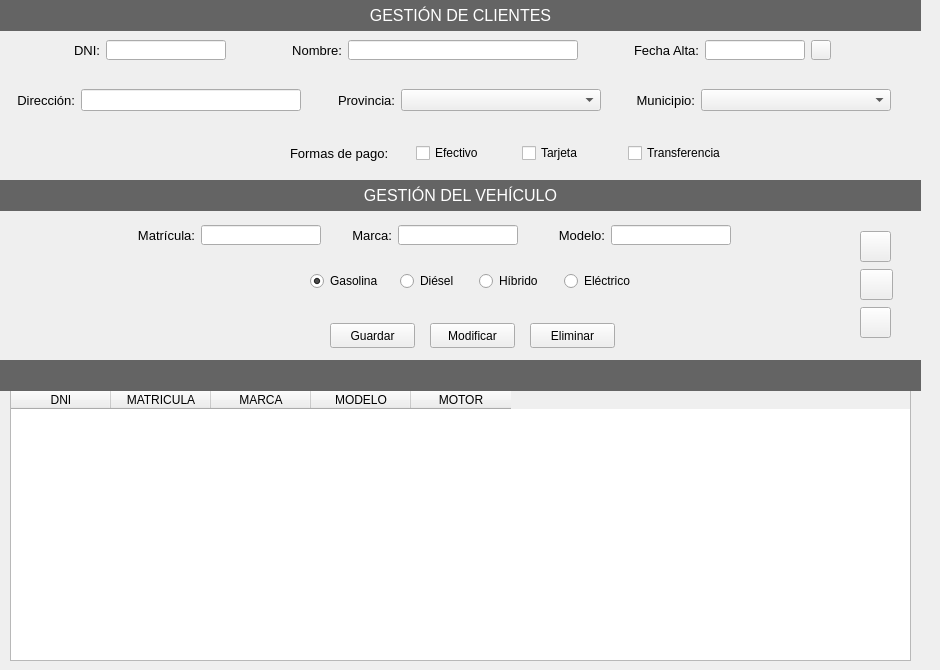
    <widget class="QWidget" name="tab_1">
     <attribute name="title">
      <string>Clientes</string>
     </attribute>
     <widget class="QWidget" name="layoutWidget_3">
      <property name="geometry">
       <rect>
        <x>10</x>
        <y>80</y>
        <width>881</width>
        <height>41</height>
       </rect>
      </property>
      <layout class="QHBoxLayout" name="horizontalLayout_2">
       <item>
        <widget class="QLabel" name="lblDirCli">
         <property name="minimumSize">
          <size>
           <width>65</width>
           <height>20</height>
          </size>
         </property>
         <property name="maximumSize">
          <size>
           <width>65</width>
           <height>20</height>
          </size>
         </property>
         <property name="font">
          <font>
           <family>MS Shell Dlg 2</family>
           <pointsize>10</pointsize>
           <weight>62</weight>
           <italic>false</italic>
           <bold>true</bold>
          </font>
         </property>
         <property name="styleSheet">
          <string notr="true">font: 500 10pt &quot;MS Shell Dlg 2&quot;;</string>
         </property>
         <property name="text">
          <string>Dirección:</string>
         </property>
         <property name="alignment">
          <set>Qt::AlignRight|Qt::AlignTrailing|Qt::AlignVCenter</set>
         </property>
        </widget>
       </item>
       <item>
        <widget class="QLineEdit" name="txtDirCli">
         <property name="minimumSize">
          <size>
           <width>220</width>
           <height>0</height>
          </size>
         </property>
        </widget>
       </item>
       <item>
        <spacer name="horizontalSpacer_4">
         <property name="orientation">
          <enum>Qt::Horizontal</enum>
         </property>
         <property name="sizeHint" stdset="0">
          <size>
           <width>40</width>
           <height>20</height>
          </size>
         </property>
        </spacer>
       </item>
       <item>
        <widget class="QLabel" name="lblProvCli">
         <property name="minimumSize">
          <size>
           <width>65</width>
           <height>20</height>
          </size>
         </property>
         <property name="maximumSize">
          <size>
           <width>65</width>
           <height>20</height>
          </size>
         </property>
         <property name="font">
          <font>
           <family>MS Shell Dlg 2</family>
           <pointsize>10</pointsize>
           <weight>62</weight>
           <italic>false</italic>
           <bold>true</bold>
          </font>
         </property>
         <property name="styleSheet">
          <string notr="true">font: 500 10pt &quot;MS Shell Dlg 2&quot;;</string>
         </property>
         <property name="text">
          <string>Provincia:</string>
         </property>
         <property name="alignment">
          <set>Qt::AlignRight|Qt::AlignTrailing|Qt::AlignVCenter</set>
         </property>
        </widget>
       </item>
       <item>
        <widget class="QComboBox" name="cmbProCli">
         <property name="minimumSize">
          <size>
           <width>200</width>
           <height>22</height>
          </size>
         </property>
         <property name="maximumSize">
          <size>
           <width>16777215</width>
           <height>22</height>
          </size>
         </property>
        </widget>
       </item>
       <item>
        <spacer name="horizontalSpacer_5">
         <property name="orientation">
          <enum>Qt::Horizontal</enum>
         </property>
         <property name="sizeHint" stdset="0">
          <size>
           <width>40</width>
           <height>20</height>
          </size>
         </property>
        </spacer>
       </item>
       <item>
        <widget class="QLabel" name="lblMunicCli">
         <property name="minimumSize">
          <size>
           <width>65</width>
           <height>20</height>
          </size>
         </property>
         <property name="maximumSize">
          <size>
           <width>65</width>
           <height>20</height>
          </size>
         </property>
         <property name="font">
          <font>
           <family>MS Shell Dlg 2</family>
           <pointsize>10</pointsize>
           <weight>62</weight>
           <italic>false</italic>
           <bold>true</bold>
          </font>
         </property>
         <property name="styleSheet">
          <string notr="true">font: 500 10pt &quot;MS Shell Dlg 2&quot;;</string>
         </property>
         <property name="text">
          <string>Municipio:</string>
         </property>
         <property name="alignment">
          <set>Qt::AlignRight|Qt::AlignTrailing|Qt::AlignVCenter</set>
         </property>
        </widget>
       </item>
       <item>
        <widget class="QComboBox" name="cmbMuniCli">
         <property name="minimumSize">
          <size>
           <width>190</width>
           <height>22</height>
          </size>
         </property>
         <property name="maximumSize">
          <size>
           <width>180</width>
           <height>22</height>
          </size>
         </property>
        </widget>
       </item>
      </layout>
     </widget>
     <widget class="QTableWidget" name="tabClientes">
      <property name="enabled">
       <bool>true</bool>
      </property>
      <property name="geometry">
       <rect>
        <x>10</x>
        <y>390</y>
        <width>901</width>
        <height>271</height>
       </rect>
      </property>
      <property name="editTriggers">
       <set>QAbstractItemView::NoEditTriggers</set>
      </property>
      <property name="alternatingRowColors">
       <bool>true</bool>
      </property>
      <property name="selectionBehavior">
       <enum>QAbstractItemView::SelectRows</enum>
      </property>
      <attribute name="horizontalHeaderCascadingSectionResizes">
       <bool>false</bool>
      </attribute>
      <attribute name="verticalHeaderVisible">
       <bool>false</bool>
      </attribute>
      <attribute name="verticalHeaderHighlightSections">
       <bool>true</bool>
      </attribute>
      <column>
       <property name="text">
        <string>DNI</string>
       </property>
      </column>
      <column>
       <property name="text">
        <string>MATRICULA</string>
       </property>
      </column>
      <column>
       <property name="text">
        <string>MARCA</string>
       </property>
      </column>
      <column>
       <property name="text">
        <string>MODELO</string>
       </property>
      </column>
      <column>
       <property name="text">
        <string>MOTOR</string>
       </property>
      </column>
     </widget>
     <widget class="QLabel" name="lblTitulo">
      <property name="geometry">
       <rect>
        <x>0</x>
        <y>0</y>
        <width>921</width>
        <height>31</height>
       </rect>
      </property>
      <property name="font">
       <font>
        <family>MS Shell Dlg 2</family>
        <pointsize>12</pointsize>
        <weight>62</weight>
        <italic>false</italic>
        <bold>true</bold>
       </font>
      </property>
      <property name="styleSheet">
       <string notr="true">font: 500 12pt &quot;MS Shell Dlg 2&quot;;
background-color: rgb(100, 100, 100);
color: rgb(255, 255, 255);
</string>
      </property>
      <property name="text">
       <string>GESTIÓN DE CLIENTES</string>
      </property>
      <property name="alignment">
       <set>Qt::AlignCenter</set>
      </property>
     </widget>
     <widget class="QWidget" name="layoutWidget_4">
      <property name="geometry">
       <rect>
        <x>70</x>
        <y>30</y>
        <width>761</width>
        <height>41</height>
       </rect>
      </property>
      <layout class="QHBoxLayout" name="horizontalLayout">
       <item>
        <widget class="QLabel" name="lblDNI">
         <property name="minimumSize">
          <size>
           <width>30</width>
           <height>20</height>
          </size>
         </property>
         <property name="maximumSize">
          <size>
           <width>30</width>
           <height>20</height>
          </size>
         </property>
         <property name="font">
          <font>
           <family>MS Shell Dlg 2</family>
           <pointsize>10</pointsize>
           <weight>62</weight>
           <italic>false</italic>
           <bold>true</bold>
          </font>
         </property>
         <property name="styleSheet">
          <string notr="true">font: 500 10pt &quot;MS Shell Dlg 2&quot;;</string>
         </property>
         <property name="text">
          <string>DNI:</string>
         </property>
         <property name="alignment">
          <set>Qt::AlignRight|Qt::AlignTrailing|Qt::AlignVCenter</set>
         </property>
        </widget>
       </item>
       <item>
        <widget class="QLineEdit" name="txtDniCli">
         <property name="minimumSize">
          <size>
           <width>120</width>
           <height>20</height>
          </size>
         </property>
         <property name="maximumSize">
          <size>
           <width>120</width>
           <height>20</height>
          </size>
         </property>
        </widget>
       </item>
       <item>
        <widget class="QLabel" name="lblValidarDNI">
         <property name="minimumSize">
          <size>
           <width>20</width>
           <height>20</height>
          </size>
         </property>
         <property name="maximumSize">
          <size>
           <width>20</width>
           <height>20</height>
          </size>
         </property>
         <property name="text">
          <string/>
         </property>
        </widget>
       </item>
       <item>
        <spacer name="horizontalSpacer_6">
         <property name="orientation">
          <enum>Qt::Horizontal</enum>
         </property>
         <property name="sizeHint" stdset="0">
          <size>
           <width>40</width>
           <height>20</height>
          </size>
         </property>
        </spacer>
       </item>
       <item>
        <widget class="QLabel" name="lblNombre">
         <property name="font">
          <font>
           <family>MS Shell Dlg 2</family>
           <pointsize>10</pointsize>
           <weight>62</weight>
           <italic>false</italic>
           <bold>true</bold>
          </font>
         </property>
         <property name="styleSheet">
          <string notr="true">font: 500 10pt &quot;MS Shell Dlg 2&quot;;</string>
         </property>
         <property name="text">
          <string>Nombre:</string>
         </property>
         <property name="alignment">
          <set>Qt::AlignRight|Qt::AlignTrailing|Qt::AlignVCenter</set>
         </property>
        </widget>
       </item>
       <item>
        <widget class="QLineEdit" name="txtNombreCli">
         <property name="enabled">
          <bool>true</bool>
         </property>
         <property name="minimumSize">
          <size>
           <width>230</width>
           <height>20</height>
          </size>
         </property>
         <property name="maximumSize">
          <size>
           <width>230</width>
           <height>20</height>
          </size>
         </property>
         <property name="alignment">
          <set>Qt::AlignLeading|Qt::AlignLeft|Qt::AlignVCenter</set>
         </property>
        </widget>
       </item>
       <item>
        <spacer name="horizontalSpacer_7">
         <property name="orientation">
          <enum>Qt::Horizontal</enum>
         </property>
         <property name="sizeHint" stdset="0">
          <size>
           <width>40</width>
           <height>20</height>
          </size>
         </property>
        </spacer>
       </item>
       <item>
        <widget class="QLabel" name="lblFecha">
         <property name="minimumSize">
          <size>
           <width>80</width>
           <height>20</height>
          </size>
         </property>
         <property name="maximumSize">
          <size>
           <width>80</width>
           <height>20</height>
          </size>
         </property>
         <property name="font">
          <font>
           <family>MS Shell Dlg 2</family>
           <pointsize>10</pointsize>
           <weight>62</weight>
           <italic>false</italic>
           <bold>true</bold>
          </font>
         </property>
         <property name="styleSheet">
          <string notr="true">font: 500 10pt &quot;MS Shell Dlg 2&quot;;</string>
         </property>
         <property name="text">
          <string>Fecha Alta:</string>
         </property>
         <property name="alignment">
          <set>Qt::AlignRight|Qt::AlignTrailing|Qt::AlignVCenter</set>
         </property>
        </widget>
       </item>
       <item>
        <widget class="QLineEdit" name="txtFechaAltaCli">
         <property name="minimumSize">
          <size>
           <width>100</width>
           <height>20</height>
          </size>
         </property>
         <property name="maximumSize">
          <size>
           <width>100</width>
           <height>20</height>
          </size>
         </property>
        </widget>
       </item>
       <item>
        <widget class="QPushButton" name="btnFechaAltaCli">
         <property name="minimumSize">
          <size>
           <width>20</width>
           <height>20</height>
          </size>
         </property>
         <property name="maximumSize">
          <size>
           <width>20</width>
           <height>20</height>
          </size>
         </property>
         <property name="text">
          <string/>
         </property>
         <property name="icon">
          <iconset>
           <normaloff>../img/icon1.png</normaloff>../img/icon1.png</iconset>
         </property>
         <property name="iconSize">
          <size>
           <width>20</width>
           <height>20</height>
          </size>
         </property>
        </widget>
       </item>
      </layout>
     </widget>
     <widget class="QWidget" name="layoutWidget_5">
      <property name="geometry">
       <rect>
        <x>330</x>
        <y>320</y>
        <width>285</width>
        <height>32</height>
       </rect>
      </property>
      <layout class="QHBoxLayout" name="horizontalLayout_5">
       <item>
        <widget class="QPushButton" name="btnGuardaCli">
         <property name="minimumSize">
          <size>
           <width>85</width>
           <height>25</height>
          </size>
         </property>
         <property name="maximumSize">
          <size>
           <width>75</width>
           <height>25</height>
          </size>
         </property>
         <property name="styleSheet">
          <string notr="true">font: 500 10pt &quot;MS Shell Dlg 2&quot;;</string>
         </property>
         <property name="text">
          <string>Guardar</string>
         </property>
         <property name="icon">
          <iconset>
           <normaloff>../img/save.png</normaloff>../img/save.png</iconset>
         </property>
        </widget>
       </item>
       <item>
        <spacer name="horizontalSpacer_13">
         <property name="orientation">
          <enum>Qt::Horizontal</enum>
         </property>
         <property name="sizeHint" stdset="0">
          <size>
           <width>40</width>
           <height>20</height>
          </size>
         </property>
        </spacer>
       </item>
       <item>
        <widget class="QPushButton" name="btnModifCli">
         <property name="minimumSize">
          <size>
           <width>85</width>
           <height>25</height>
          </size>
         </property>
         <property name="maximumSize">
          <size>
           <width>75</width>
           <height>25</height>
          </size>
         </property>
         <property name="styleSheet">
          <string notr="true">font: 500 10pt &quot;MS Shell Dlg 2&quot;;</string>
         </property>
         <property name="text">
          <string>Modificar</string>
         </property>
         <property name="icon">
          <iconset>
           <normaloff>../img/modify.png</normaloff>../img/modify.png</iconset>
         </property>
        </widget>
       </item>
       <item>
        <spacer name="horizontalSpacer_14">
         <property name="orientation">
          <enum>Qt::Horizontal</enum>
         </property>
         <property name="sizeHint" stdset="0">
          <size>
           <width>40</width>
           <height>20</height>
          </size>
         </property>
        </spacer>
       </item>
       <item>
        <widget class="QPushButton" name="btnEliminarCli">
         <property name="minimumSize">
          <size>
           <width>85</width>
           <height>25</height>
          </size>
         </property>
         <property name="maximumSize">
          <size>
           <width>75</width>
           <height>25</height>
          </size>
         </property>
         <property name="styleSheet">
          <string notr="true">font: 500 10pt &quot;MS Shell Dlg 2&quot;;</string>
         </property>
         <property name="text">
          <string>Eliminar</string>
         </property>
         <property name="icon">
          <iconset>
           <normaloff>../img/delete.png</normaloff>../img/delete.png</iconset>
         </property>
        </widget>
       </item>
      </layout>
     </widget>
     <widget class="QWidget" name="layoutWidget_6">
      <property name="geometry">
       <rect>
        <x>130</x>
        <y>220</y>
        <width>601</width>
        <height>31</height>
       </rect>
      </property>
      <layout class="QHBoxLayout" name="horizontalLayout_3">
       <item>
        <widget class="QLabel" name="lblMatricula">
         <property name="minimumSize">
          <size>
           <width>65</width>
           <height>20</height>
          </size>
         </property>
         <property name="maximumSize">
          <size>
           <width>65</width>
           <height>20</height>
          </size>
         </property>
         <property name="font">
          <font>
           <family>MS Shell Dlg 2</family>
           <pointsize>10</pointsize>
           <weight>62</weight>
           <italic>false</italic>
           <bold>true</bold>
          </font>
         </property>
         <property name="styleSheet">
          <string notr="true">font: 500 10pt &quot;MS Shell Dlg 2&quot;;</string>
         </property>
         <property name="text">
          <string>Matrícula:</string>
         </property>
         <property name="alignment">
          <set>Qt::AlignRight|Qt::AlignTrailing|Qt::AlignVCenter</set>
         </property>
        </widget>
       </item>
       <item>
        <widget class="QLineEdit" name="txtMatricula">
         <property name="minimumSize">
          <size>
           <width>120</width>
           <height>20</height>
          </size>
         </property>
         <property name="maximumSize">
          <size>
           <width>120</width>
           <height>20</height>
          </size>
         </property>
        </widget>
       </item>
       <item>
        <spacer name="horizontalSpacer_8">
         <property name="orientation">
          <enum>Qt::Horizontal</enum>
         </property>
         <property name="sizeHint" stdset="0">
          <size>
           <width>40</width>
           <height>20</height>
          </size>
         </property>
        </spacer>
       </item>
       <item>
        <widget class="QLabel" name="lblMarca">
         <property name="minimumSize">
          <size>
           <width>50</width>
           <height>20</height>
          </size>
         </property>
         <property name="maximumSize">
          <size>
           <width>40</width>
           <height>20</height>
          </size>
         </property>
         <property name="font">
          <font>
           <family>MS Shell Dlg 2</family>
           <pointsize>10</pointsize>
           <weight>62</weight>
           <italic>false</italic>
           <bold>true</bold>
          </font>
         </property>
         <property name="styleSheet">
          <string notr="true">font: 500 10pt &quot;MS Shell Dlg 2&quot;;</string>
         </property>
         <property name="text">
          <string>Marca:</string>
         </property>
         <property name="alignment">
          <set>Qt::AlignRight|Qt::AlignTrailing|Qt::AlignVCenter</set>
         </property>
        </widget>
       </item>
       <item>
        <widget class="QLineEdit" name="txtMarca">
         <property name="minimumSize">
          <size>
           <width>120</width>
           <height>20</height>
          </size>
         </property>
         <property name="maximumSize">
          <size>
           <width>120</width>
           <height>20</height>
          </size>
         </property>
        </widget>
       </item>
       <item>
        <spacer name="horizontalSpacer_9">
         <property name="orientation">
          <enum>Qt::Horizontal</enum>
         </property>
         <property name="sizeHint" stdset="0">
          <size>
           <width>40</width>
           <height>20</height>
          </size>
         </property>
        </spacer>
       </item>
       <item>
        <widget class="QLabel" name="lblModelo">
         <property name="minimumSize">
          <size>
           <width>65</width>
           <height>20</height>
          </size>
         </property>
         <property name="maximumSize">
          <size>
           <width>65</width>
           <height>20</height>
          </size>
         </property>
         <property name="font">
          <font>
           <family>MS Shell Dlg 2</family>
           <pointsize>10</pointsize>
           <weight>62</weight>
           <italic>false</italic>
           <bold>true</bold>
          </font>
         </property>
         <property name="styleSheet">
          <string notr="true">font: 500 10pt &quot;MS Shell Dlg 2&quot;;</string>
         </property>
         <property name="text">
          <string>Modelo:</string>
         </property>
         <property name="alignment">
          <set>Qt::AlignRight|Qt::AlignTrailing|Qt::AlignVCenter</set>
         </property>
        </widget>
       </item>
       <item>
        <widget class="QLineEdit" name="txtModelo">
         <property name="minimumSize">
          <size>
           <width>120</width>
           <height>20</height>
          </size>
         </property>
         <property name="maximumSize">
          <size>
           <width>120</width>
           <height>20</height>
          </size>
         </property>
        </widget>
       </item>
      </layout>
     </widget>
     <widget class="QLabel" name="lblTitulo_2">
      <property name="geometry">
       <rect>
        <x>0</x>
        <y>180</y>
        <width>921</width>
        <height>31</height>
       </rect>
      </property>
      <property name="font">
       <font>
        <family>MS Shell Dlg 2</family>
        <pointsize>12</pointsize>
        <weight>62</weight>
        <italic>false</italic>
        <bold>true</bold>
       </font>
      </property>
      <property name="styleSheet">
       <string notr="true">font: 500 12pt &quot;MS Shell Dlg 2&quot;;
background-color: rgb(100, 100, 100);
color: rgb(255, 255, 255);
</string>
      </property>
      <property name="text">
       <string>GESTIÓN DEL VEHÍCULO</string>
      </property>
      <property name="alignment">
       <set>Qt::AlignCenter</set>
      </property>
     </widget>
     <widget class="QLabel" name="lblTitulo_3">
      <property name="geometry">
       <rect>
        <x>-10</x>
        <y>360</y>
        <width>931</width>
        <height>31</height>
       </rect>
      </property>
      <property name="font">
       <font>
        <family>MS Shell Dlg 2</family>
        <pointsize>10</pointsize>
        <weight>62</weight>
        <italic>false</italic>
        <bold>true</bold>
       </font>
      </property>
      <property name="styleSheet">
       <string notr="true">font: 500 10pt &quot;MS Shell Dlg 2&quot;;
background-color: rgb(100, 100, 100);
color: rgb(255, 255, 255);
</string>
      </property>
      <property name="text">
       <string/>
      </property>
      <property name="alignment">
       <set>Qt::AlignCenter</set>
      </property>
     </widget>
     <widget class="QWidget" name="layoutWidget">
      <property name="geometry">
       <rect>
        <x>290</x>
        <y>140</y>
        <width>438</width>
        <height>27</height>
       </rect>
      </property>
      <layout class="QHBoxLayout" name="lbl_formas_de_pago">
       <item>
        <widget class="QLabel" name="label_formas_de_pago">
         <property name="minimumSize">
          <size>
           <width>120</width>
           <height>20</height>
          </size>
         </property>
         <property name="maximumSize">
          <size>
           <width>120</width>
           <height>20</height>
          </size>
         </property>
         <property name="font">
          <font>
           <family>MS Shell Dlg 2</family>
           <pointsize>10</pointsize>
           <weight>62</weight>
           <italic>false</italic>
           <bold>true</bold>
          </font>
         </property>
         <property name="styleSheet">
          <string notr="true">font: 500 10pt &quot;MS Shell Dlg 2&quot;;</string>
         </property>
         <property name="text">
          <string>Formas de pago:</string>
         </property>
        </widget>
       </item>
       <item>
        <widget class="QCheckBox" name="chkEfectivo">
         <property name="styleSheet">
          <string notr="true">font: 10pt &quot;MS Shell Dlg 2&quot;;</string>
         </property>
         <property name="text">
          <string>Efectivo</string>
         </property>
        </widget>
       </item>
       <item>
        <widget class="QCheckBox" name="chkTarjeta">
         <property name="styleSheet">
          <string notr="true">font: 10pt &quot;MS Shell Dlg 2&quot;;</string>
         </property>
         <property name="text">
          <string>Tarjeta</string>
         </property>
        </widget>
       </item>
       <item>
        <widget class="QCheckBox" name="chkTransferencia">
         <property name="styleSheet">
          <string notr="true">font: 10pt &quot;MS Shell Dlg 2&quot;;</string>
         </property>
         <property name="text">
          <string>Transferencia</string>
         </property>
        </widget>
       </item>
      </layout>
     </widget>
     <widget class="QWidget" name="layoutWidget">
      <property name="geometry">
       <rect>
        <x>310</x>
        <y>270</y>
        <width>329</width>
        <height>22</height>
       </rect>
      </property>
      <layout class="QHBoxLayout" name="horizontalLayout_4">
       <item>
        <widget class="QRadioButton" name="rbtGasolina">
         <property name="minimumSize">
          <size>
           <width>75</width>
           <height>20</height>
          </size>
         </property>
         <property name="maximumSize">
          <size>
           <width>65</width>
           <height>20</height>
          </size>
         </property>
         <property name="styleSheet">
          <string notr="true">font: 10pt &quot;MS Shell Dlg 2&quot;;</string>
         </property>
         <property name="text">
          <string>Gasolina</string>
         </property>
         <property name="checked">
          <bool>true</bool>
         </property>
        </widget>
       </item>
       <item>
        <spacer name="horizontalSpacer_10">
         <property name="orientation">
          <enum>Qt::Horizontal</enum>
         </property>
         <property name="sizeHint" stdset="0">
          <size>
           <width>13</width>
           <height>16</height>
          </size>
         </property>
        </spacer>
       </item>
       <item>
        <widget class="QRadioButton" name="rbtDiesel">
         <property name="minimumSize">
          <size>
           <width>65</width>
           <height>0</height>
          </size>
         </property>
         <property name="maximumSize">
          <size>
           <width>55</width>
           <height>20</height>
          </size>
         </property>
         <property name="styleSheet">
          <string notr="true">font: 10pt &quot;MS Shell Dlg 2&quot;;</string>
         </property>
         <property name="text">
          <string>Diésel</string>
         </property>
        </widget>
       </item>
       <item>
        <spacer name="horizontalSpacer_11">
         <property name="orientation">
          <enum>Qt::Horizontal</enum>
         </property>
         <property name="sizeHint" stdset="0">
          <size>
           <width>13</width>
           <height>16</height>
          </size>
         </property>
        </spacer>
       </item>
       <item>
        <widget class="QRadioButton" name="rbtHibrido">
         <property name="minimumSize">
          <size>
           <width>70</width>
           <height>0</height>
          </size>
         </property>
         <property name="maximumSize">
          <size>
           <width>65</width>
           <height>20</height>
          </size>
         </property>
         <property name="styleSheet">
          <string notr="true">font: 10pt &quot;MS Shell Dlg 2&quot;;</string>
         </property>
         <property name="text">
          <string>Híbrido</string>
         </property>
        </widget>
       </item>
       <item>
        <spacer name="horizontalSpacer_12">
         <property name="orientation">
          <enum>Qt::Horizontal</enum>
         </property>
         <property name="sizeHint" stdset="0">
          <size>
           <width>13</width>
           <height>16</height>
          </size>
         </property>
        </spacer>
       </item>
       <item>
        <widget class="QRadioButton" name="rbtElectrico">
         <property name="minimumSize">
          <size>
           <width>75</width>
           <height>0</height>
          </size>
         </property>
         <property name="maximumSize">
          <size>
           <width>65</width>
           <height>20</height>
          </size>
         </property>
         <property name="styleSheet">
          <string notr="true">font: 10pt &quot;MS Shell Dlg 2&quot;;</string>
         </property>
         <property name="text">
          <string>Eléctrico</string>
         </property>
        </widget>
       </item>
      </layout>
     </widget>
     <widget class="QWidget" name="layoutWidget">
      <property name="geometry">
       <rect>
        <x>860</x>
        <y>230</y>
        <width>33</width>
        <height>109</height>
       </rect>
      </property>
      <layout class="QVBoxLayout" name="verticalLayout">
       <item>
        <widget class="QPushButton" name="btnBuscarCli">
         <property name="minimumSize">
          <size>
           <width>31</width>
           <height>31</height>
          </size>
         </property>
         <property name="maximumSize">
          <size>
           <width>31</width>
           <height>31</height>
          </size>
         </property>
         <property name="text">
          <string/>
         </property>
         <property name="icon">
          <iconset>
           <normaloff>../img/lupa.png</normaloff>../img/lupa.png</iconset>
         </property>
         <property name="iconSize">
          <size>
           <width>18</width>
           <height>18</height>
          </size>
         </property>
        </widget>
       </item>
       <item>
        <widget class="QPushButton" name="btnRecargarClientes">
         <property name="minimumSize">
          <size>
           <width>31</width>
           <height>31</height>
          </size>
         </property>
         <property name="styleSheet">
          <string notr="true">font: 500 10pt &quot;MS Shell Dlg 2&quot;;</string>
         </property>
         <property name="text">
          <string/>
         </property>
         <property name="icon">
          <iconset>
           <normaloff>../img/reload.png</normaloff>../img/reload.png</iconset>
         </property>
        </widget>
       </item>
       <item>
        <widget class="QPushButton" name="btnLimpiarCli">
         <property name="minimumSize">
          <size>
           <width>31</width>
           <height>31</height>
          </size>
         </property>
         <property name="maximumSize">
          <size>
           <width>31</width>
           <height>31</height>
          </size>
         </property>
         <property name="text">
          <string/>
         </property>
         <property name="icon">
          <iconset>
           <normaloff>../img/clean.png</normaloff>../img/clean.png</iconset>
         </property>
        </widget>
       </item>
      </layout>
     </widget>
    </widget>
